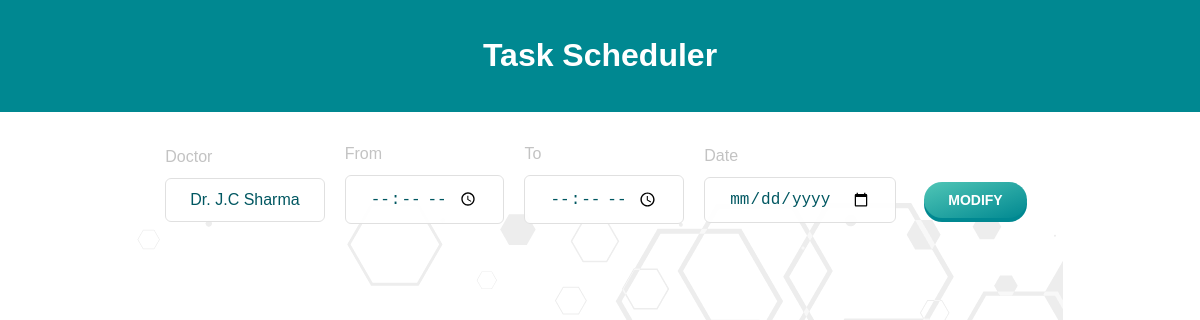
The app's page /schedule (signed in), older data.
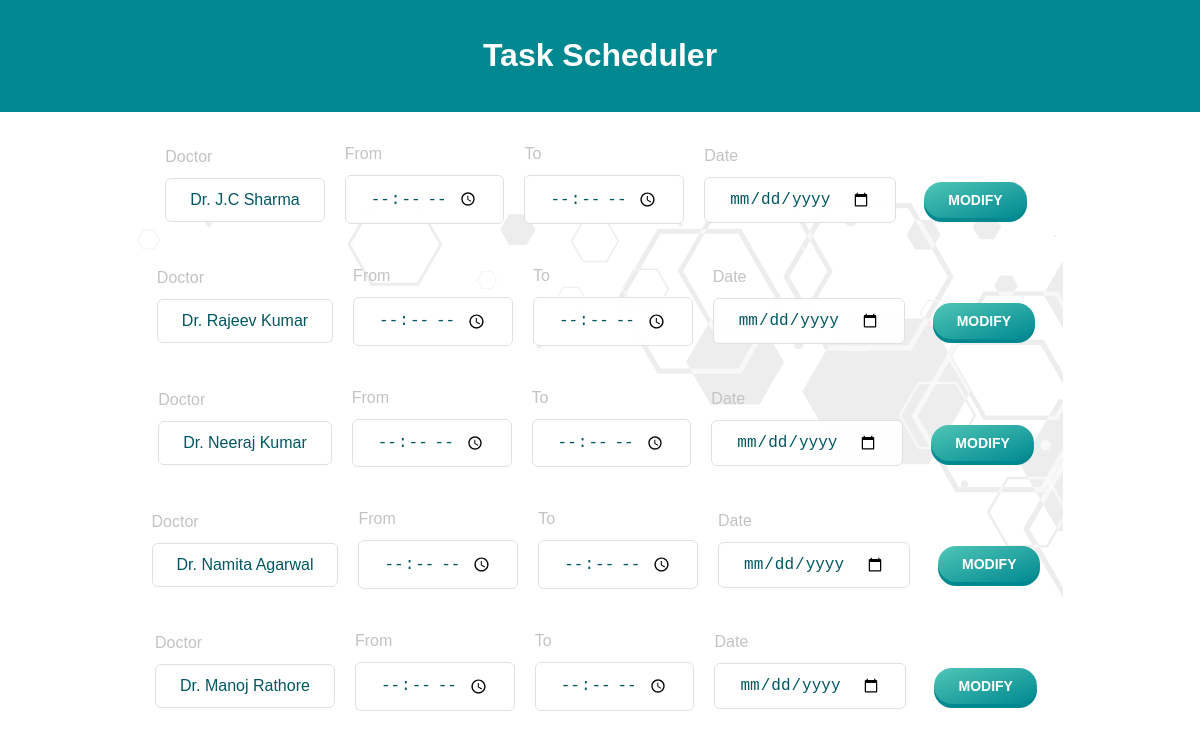
The same page, newer data.
### medico/models.py (models this page shows, shortened)
class User(db.Model, UserMixin):
    id = db.Column(db.Integer, primary_key=True)
    username = db.Column(db.String(length=30), nullable=False, unique=True)
    email_address = db.Column(db.String(length=50), nullable=False, unique=True)
    password_hash = db.Column(db.String(length=60), nullable=False)
    role = db.Column(db.String(length=10), nullable=False)
    user_appointments = db.relationship('Appointment',
                                        foreign_keys='Appointment.user_id',
                                        backref='user',
                                        lazy=True)
    doctor_appointments = db.relationship('Appointment',
                                          foreign_keys='Appointment.doctor_id',
                                          backref='doctor',
                                          lazy=True)
    @property
    def password(self):
        return self.password

### medico/routes.py (the view)
@app.route('/schedule', methods=['GET', 'POST'])
@login_required
def schedule_page():
    doctors = User.query.filter_by(role='medical_staff').all()
    return render_template('scheduler.html', doctors=doctors)

### medico/models.py (called while the page is built)
@login_manager.user_loader
def load_user(user_id):
    return User.query.get(int(user_id))

### medico/templates/scheduler.html (shortened to what this page needs)
<!DOCTYPE html>
<html lang="en">
<head>
    <link rel="stylesheet" href="{{ url_for('static', filename='css/scheduler.css') }}">
</head>
<body>
    <header>
        <h1>Task Scheduler</h1>
    </header>
    <main>
        {% for doctor in doctors %}
        <div class="task-form" style="flex-wrap: wrap;">
            <div class="formbold-mb-5">
                <label for="doctor" class="formbold-form-label"> Doctor </label>
                <label name="doctor" id="doctor" class="formbold-form-input">
                    {{ doctor.username }}
                </label>
            </div>
            <div class="formbold-mb-5">
                <label for="time1" class="formbold-form-label"> From </label>
                <input type="time" name="time1" id="time1_{{ doctor.username }}" class="formbold-form-input" />
            </div>
            <div class="formbold-mb-5">
                <label for="time2" class="formbold-form-label"> To </label>
                <input type="time" name="time2" id="time2_{{ doctor.username }}" class="formbold-form-input" />
            </div>
            <div class="formbold-mb-5">
                <label for="date" class="formbold-form-label"> Date </label>
                <input type="date" name="date" id="date_{{ doctor.username }}" class="formbold-form-input" onchange="updateTimes('{{ doctor.username }}')" />
            </div>
            <div class="modify-button" style="margin-top: 3%; flex: 0 0 auto;">
                <button class="button" style="margin-top: 3%;">
                    Modify
                </button>
            </div>
        </div>
        {% endfor %}
    </main>
</body>
</html>

### medico/static/css/scheduler.css (style rules this page uses)
body { font-family: Arial, sans-serif; margin: 0; padding: 0; background: url('../images/footer-bg.png') no-repeat center center fixed; }
header { background-color: #008891; color: white; text-align: center; padding: 1rem 0; }
main { max-width: 1200px; margin: 0 auto; padding: 2rem; }
.task-form { display: flex; flex-wrap: wrap; gap: 20px; margin-bottom: 40px; justify-content: center; align-items: center; }
.formbold-mb-5 { display: flex; flex-direction: column; align-items: flex-start; }
.formbold-form-label { display: block; font-weight: 500; font-size: 16px; color: #c3c3c3; margin-bottom: 12px; }
.formbold-form-input { width: 100%; padding: 12px 24px; max-width: 300px; border-radius: 6px; border: 1px solid #e0e0e0; background: rgba(255, 255, 255, 0.9); font-weight: 500; font-size: 16px; color: #005761; outline: none; resize: none; white-space: nowrap; overflow: hidden; text-overflow: ellipsis; display: inline-block; box-sizing: border-box; }
.button { display: inline-block; padding: 10px 24px; margin: 8px; font-size: 14px; font-weight: bold; text-transform: uppercase; color: #fff; background-image: linear-gradient(to bottom right, #50c6b6, #008891); border: none; border-radius: 30px; box-shadow: 0px 4px 0px #008891; transition: all 0.2s ease-in-out; cursor: pointer; }
.modify-button { flex: 0 0 auto; }

Row changes from the older to the newer data that the page shows:
added User: username "Dr. Rajeev Kumar"
added User: username "Dr. Neeraj Kumar"
added User: username "Dr. Namita Agarwal"
added User: username "Dr. Manoj Rathore"
